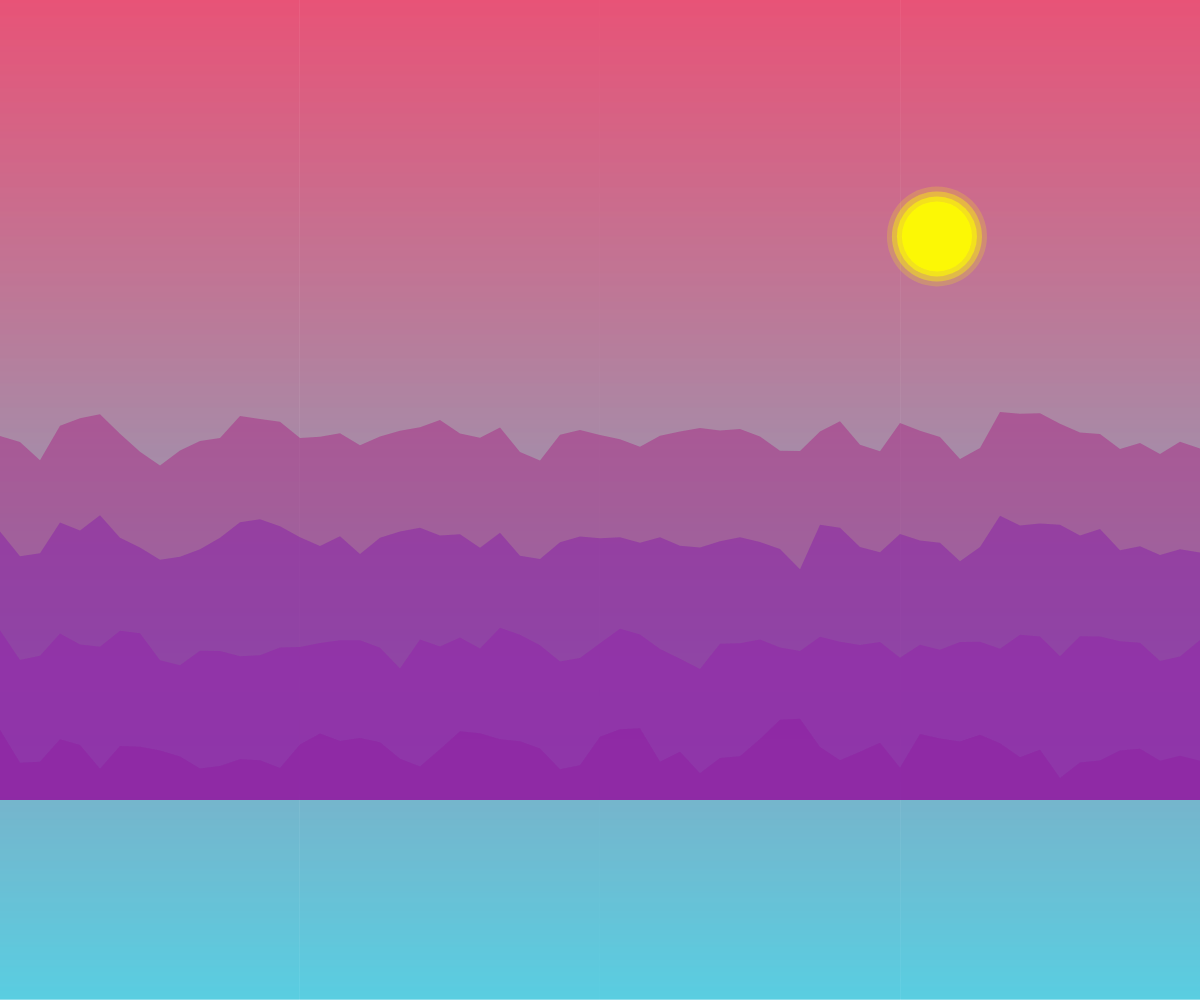
Frame 1 (no input)
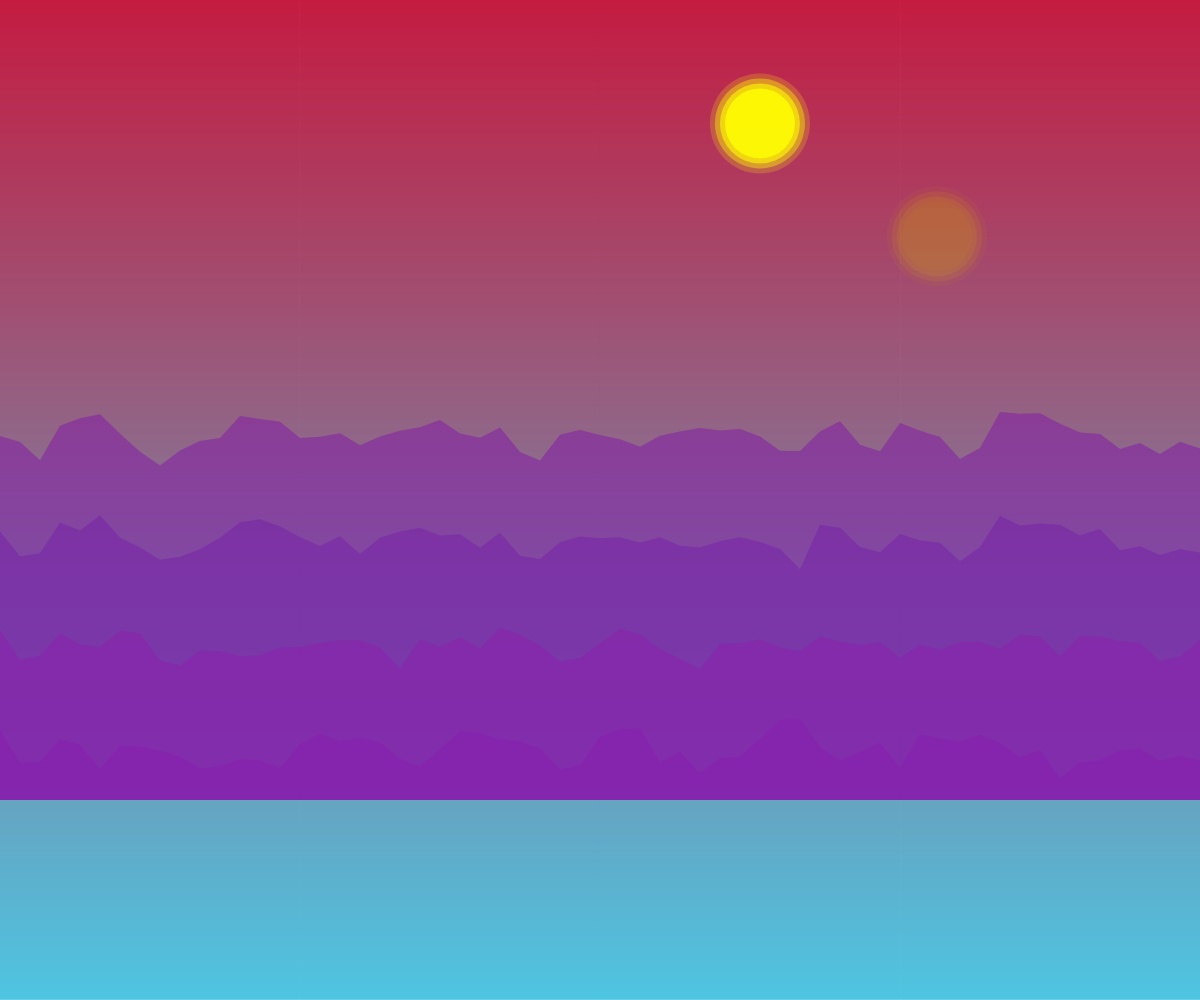
Frame 2 (the mouse pressed at the canvas centre, redrawn once)

The p5.js sketch that drew these frames (run headless with seeded random() and noise() and a simulated clock; the mouse was pressed at the canvas centre and the sketch redrawn once):

// p5.js sketch
// ── sketch.js
function setup() {
  createCanvas(windowWidth, windowHeight); // Set canvas size to match the window size
  noLoop(); // Prevent continuous drawing
}

function draw() {
    // Draw the sky gradient
  drawSkyGradient();

  // Draw the mountain layers
  drawMountainLayers();
  
  drawSun();
}

// Update canvas size when the window is resized
function windowResized() {
  resizeCanvas(windowWidth, windowHeight);
}
// function to draw the sky's gradient
//pick 2 random colors
function drawSkyGradient() {
  let skyColorTop = color(random(150, 255), random(130), random(100)); // random, but warm color to radiate the sun's rays
  let skyColorBottom = color(random(100), random(150, 200), random(200,255)); //random, but cool, trying to emulate the mountains behind the sea
  for (let y = 0; y < height; y++) { //draw the gradient
    let inter = map(y, 0, height, 0, 1);
    let col = lerpColor(skyColorTop, skyColorBottom, inter); // fade the effect so the sky doesnt stand out too much from the mountains
    stroke(col);
    line(0, y, width, y);
  }
}

//adding the ground and other stuff to this function in the changes
function drawMountainLayers() {
  let layers = 4;  // mountain layers
  let layerHeight = 105;

  // function to draw the mountains
  // basically we want to choose a soft color but we want to have some variance as well
  // im going to take out the low end from each
  for (let i = 0; i < layers; i++) {
    let yOffset = height - 200-  i * layerHeight;
    let mountainColor = color(
      random(100, 200), // Red
      random(5, 50), // Green
      random(125, 225), // Blue
      120              // Alpha
    );
    fill(mountainColor);
    noStroke();
    beginShape();
    vertex(0, height-200);
    for (let x = 0; x <= width; x += 20) {
      let offset = noise(x * 0.03, i * 0.4) * layerHeight;
      vertex(x, yOffset - offset);
    }
    vertex(width, height-200);
    endShape(CLOSE);
  }
}

// new function to draw the sun
function drawSun() {
  // randomize sun position within the top of the canvas
  let sunX = random(100, width - 100);
  let sunY = random(50, height * 0.25);
  
  // sun layers for a cooler sun
  let sunColors = [
    color(255, 255, 0, 50),   // increase alpha
    color(255, 255, 0, 100),  // between indexes
    color(255, 255, 0, 150),  // of colors array
    color(255, 255, 0, 200)   // to make the sun look better
  ];
    // draw the sun with the array of sunColors
  for (let i = sunColors.length - 1; i >= 0; i--) {
    let radius = 50 - (i * 5);
    fill(sunColors[i]);
    noStroke();
    circle(sunX, sunY, radius * 2);
  }
}
